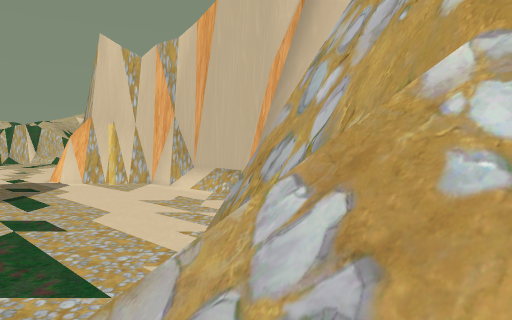
view 1 (above)

17 first-person views from a walk through a scene from a Unity 3-D project. The camera is 1.3 m above the floor, tilts 2° down and sees 70° across. The floor is counted in squares, 2 m on a side. Each view is taken from the middle of a square. On the plan, view 1 faces up. The plan holds only what a view shows up to about 11 squares ahead; the rest is blank. The place goes on beyond the plan.

view 2
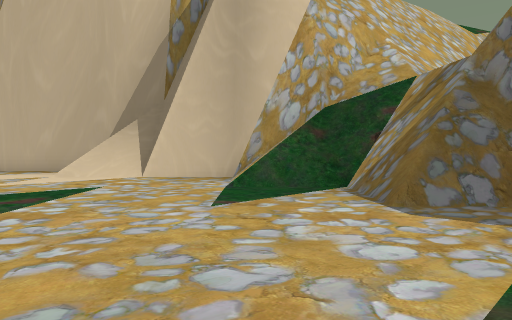

view 3
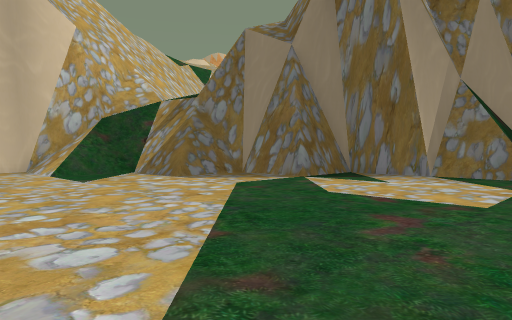

view 4
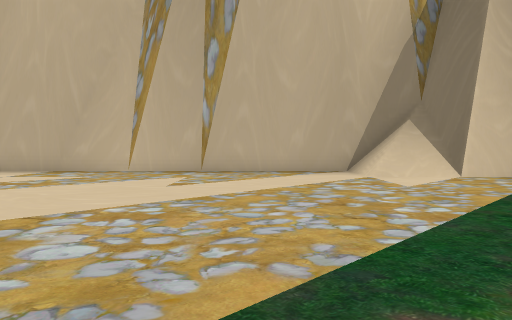

view 5
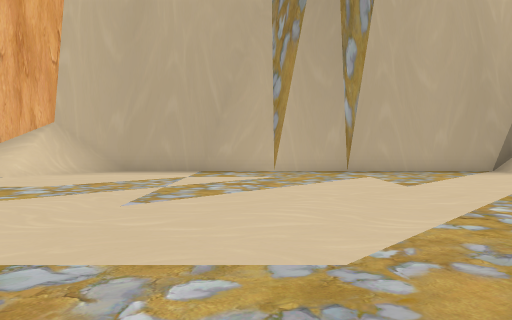

view 6
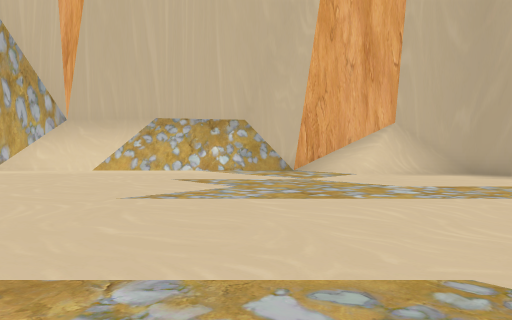

view 7
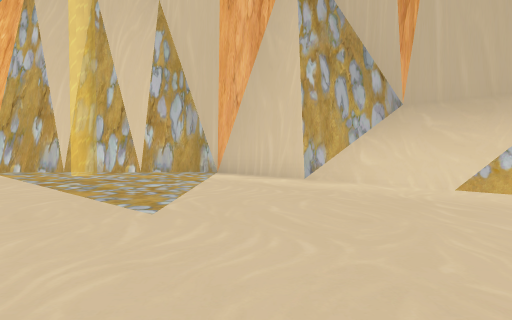

view 8
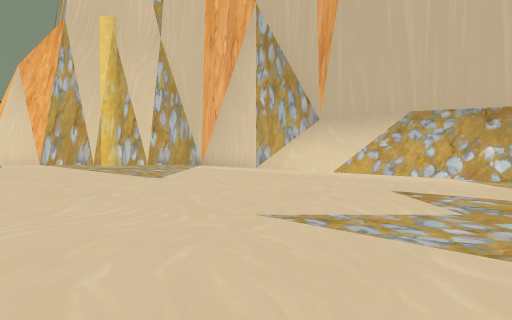

view 9
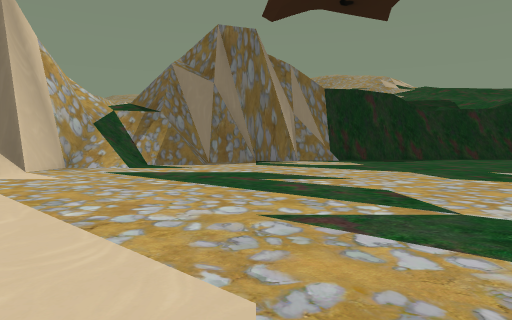

view 10
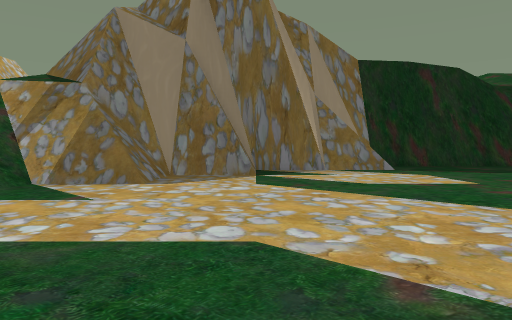

view 11
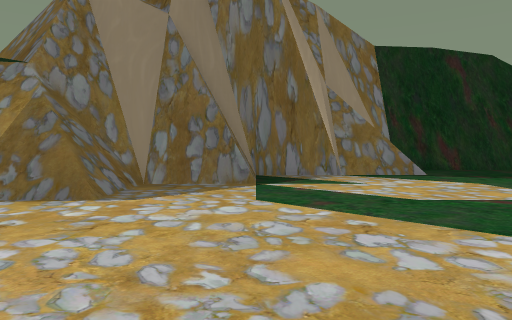

view 12
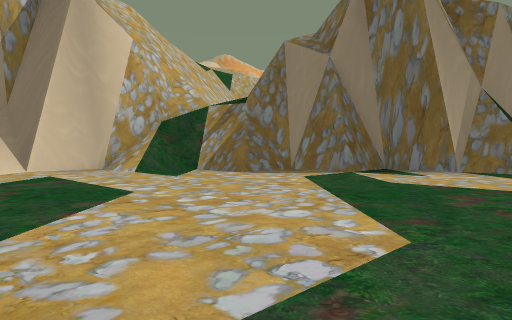

view 13
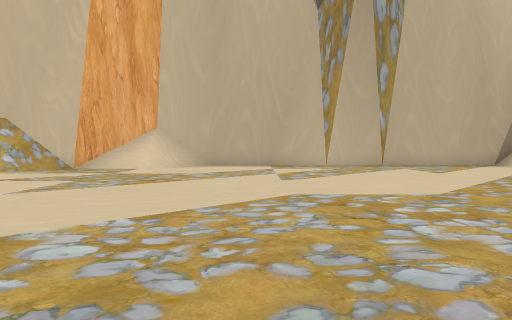

view 14
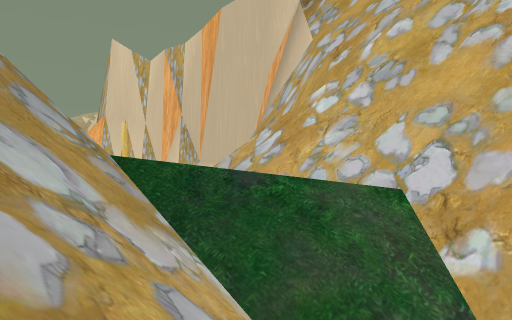

view 15
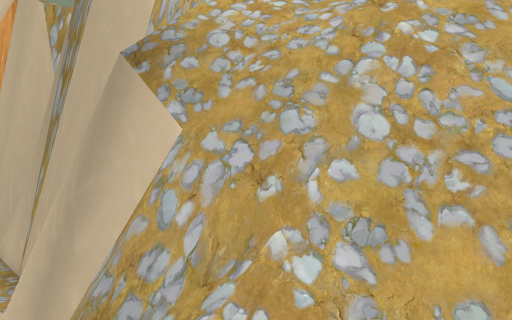

view 16
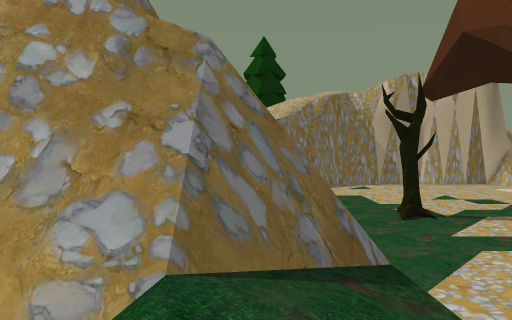

view 17
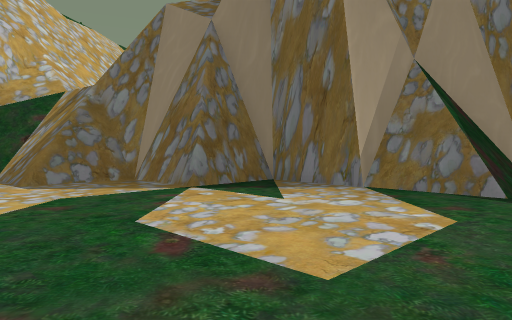

### Floor plan
Key: @ floor where view 1 was taken; # wall or solid block; x gap in a wall; . main floor; : floor 4.75 m higher than the main floor; + floor 15.25 m higher than the main floor; / step, stairs or slope; = window, fence, low wall or low ledge; v drop or lower ground.
Columns run from 12 left of view 1 to 5 right of it. Each row starts with its distance up from view 1.
 33    v
 32 #####
 31 ....##v
 30 =....##v
 29 ......##v
 28 .......##v
 27 ........##v
 26 .........##v
 25 ..........##
 24  ..........##
 23  ...........##
 22   ........../#v
 21    ........./#
 20   ...........#
 19  ............#
 18 .............#
 17  ............#
 16   ...........#
 15    ..........#
 14    ..........#
 13   ...........#
 12  ............#
 11  ............#
 10 .............# v
  9 ...........//# v
  8 ...........//# v
  7 ...........###vv
  6 ...........##vvv
  5 .........//##v//+
  4 .........//##vv//
  3 ........##//##vv/
  2 ........##///#vv/
  1 ......####:://#vv
  0 ...... vv##:@/# vv
 -1 ..####vx//////#
 -2 ..#  vvv#/#//
 -3 ###vv       /
 -4   vvv

Positions as (right, up) in squares from view 1, and headings:
1: (0, 0), facing up
2: (-9, 5), facing right
3: (-12, 8), facing down-right
4: (-9, 12), facing right
5: (-9, 16), facing right
6: (-9, 17), facing up-right
7: (-8, 22), facing up
8: (-7, 18), facing up
9: (-7, 17), facing down
10: (-7, 10), facing down
11: (-7, 8), facing down
12: (-12, 10), facing down-right
13: (-12, 18), facing right
14: (0, -3), facing up
15: (-2, -1), facing up-right
16: (1, 0), facing left
17: (-12, 5), facing down-right
